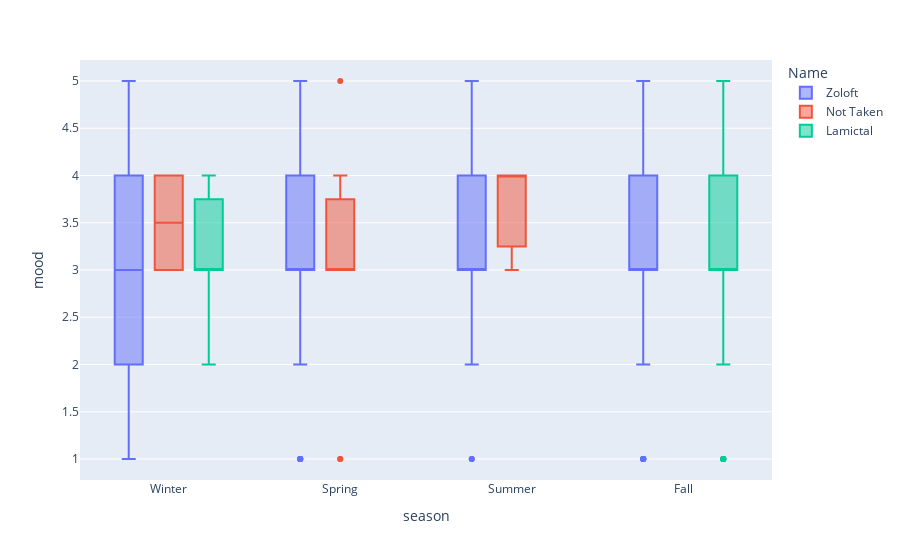

Here is the notebook cell this chart was saved with:
### Code cell
box = px.box(master, x='season', y='mood', color='Name')
box.show()

### Figure 1 — Plotly figure (JSON) as saved in the notebook; plotly's stock layout.template omitted (floating-point values rounded to 4 significant figures; data arrays with more than 128 entries replaced by an {"elided": "..."} marker saying what was removed)
{"data": [{"alignmentgroup": "True", "hovertemplate": "Name=Zoloft<br>season=%{x}<br>mood=%{y}<extra></extra>", "legendgroup": "Zoloft", "marker": {"color": "#636efa"}, "name": "Zoloft", "notched": false, "offsetgroup": "Zoloft", "orientation": "v", "showlegend": true, "type": "box", "x": {"elided": "361 str values"}, "x0": " ", "xaxis": "x", "y": {"elided": "361 int values"}, "y0": " ", "yaxis": "y"}, {"alignmentgroup": "True", "hovertemplate": "Name=Not Taken<br>season=%{x}<br>mood=%{y}<extra></extra>", "legendgroup": "Not Taken", "marker": {"color": "#EF553B"}, "name": "Not Taken", "notched": false, "offsetgroup": "Not Taken", "orientation": "v", "showlegend": true, "type": "box", "x": ["Winter", "Winter", "Spring", "Spring", "Spring", "Spring", "Spring", "Spring", "Spring", "Spring", "Spring", "Spring", "Spring", "Summer", "Summer", "Summer"], "x0": " ", "xaxis": "x", "y": [3, 4, 1, 3, 4, 1, 5, 3, 4, 3, 3, 3, 3, 4, 4, 3], "y0": " ", "yaxis": "y"}, {"alignmentgroup": "True", "hovertemplate": "Name=Lamictal<br>season=%{x}<br>mood=%{y}<extra></extra>", "legendgroup": "Lamictal", "marker": {"color": "#00cc96"}, "name": "Lamictal", "notched": false, "offsetgroup": "Lamictal", "orientation": "v", "showlegend": true, "type": "box", "x": ["Fall", "Fall", "Fall", "Fall", "Fall", "Fall", "Fall", "Fall", "Fall", "Fall", "Fall", "Fall", "Fall", "Fall", "Fall", "Fall", "Fall", "Fall", "Fall", "Fall", "Fall", "Fall", "Fall", "Fall", "Fall", "Fall", "Fall", "Fall", "Fall", "Fall", "Fall", "Fall", "Fall", "Fall", "Fall", "Fall", "Fall", "Fall", "Fall", "Fall", "Fall", "Fall", "Fall", "Fall", "Fall", "Fall", "Fall", "Fall", "Fall", "Fall", "Fall", "Fall", "Fall", "Fall", "Fall", "Fall", "Fall", "Fall", "Fall", "Fall", "Fall", "Fall", "Fall", "Fall", "Fall", "Fall", "Fall", "Fall", "Fall", "Fall", "Fall", "Fall", "Fall", "Fall", "Fall", "Fall", "Fall", "Fall", "Fall", "Fall", "Winter", "Winter", "Winter", "Winter", "Winter", "Winter", "Winter", "Winter", "Winter", "Winter", "Winter"], "x0": " ", "xaxis": "x", "y": [4, 1, 4, 2, 3, 3, 2, 3, 5, 4, 5, 3, 2, 1, 4, 4, 3, 2, 3, 2, 3, 4, 4, 3, 3, 4, 5, 3, 1, 3, 3, 4, 4, 3, 3, 3, 3, 3, 3, 2, 4, 3, 4, 3, 3, 1, 4, 3, 2, 3, 3, 4, 2, 3, 3, 2, 3, 4, 4, 5, 3, 4, 4, 4, 3, 3, 2, 3, 3, 3, 3, 1, 1, 3, 3, 4, 3, 3, 2, 4, 3, 3, 3, 3, 2, 2, 3, 3, 4, 4, 4], "y0": " ", "yaxis": "y"}], "layout": {"boxmode": "group", "legend": {"title": {"text": "Name"}, "tracegroupgap": 0}, "margin": {"t": 60}, "xaxis": {"anchor": "y", "domain": [0.0, 1.0], "title": {"text": "season"}}, "yaxis": {"anchor": "x", "domain": [0.0, 1.0], "title": {"text": "mood"}}}}
